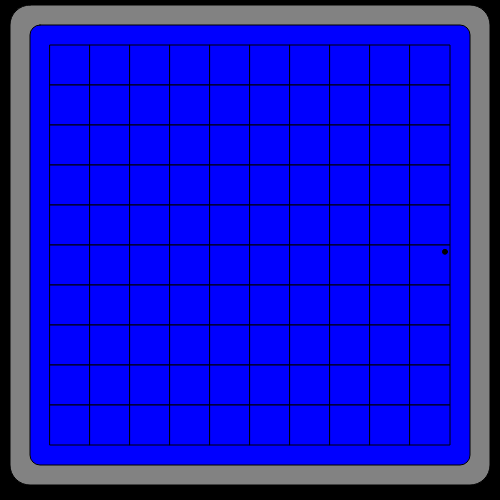
Frame 1 (no input)
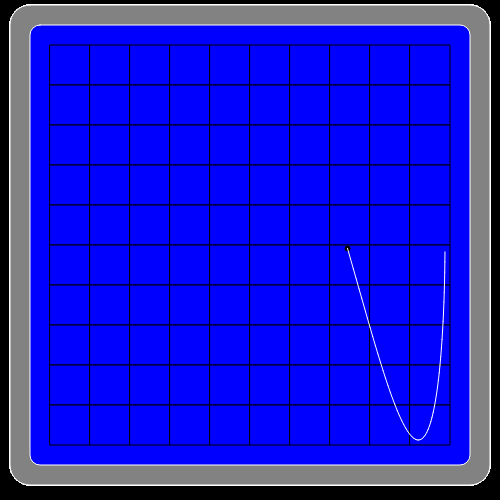
Frame 60 (no input)
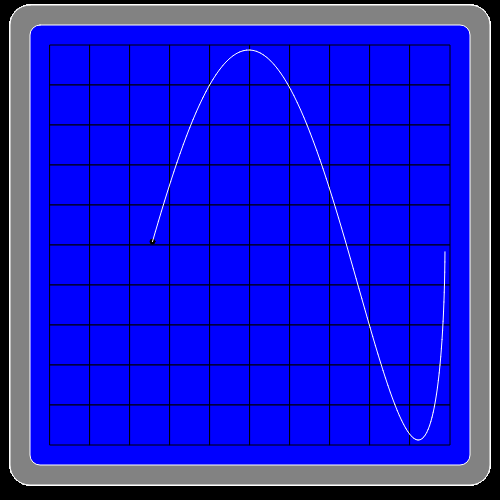
Frame 120 (the mouse pressed at the canvas centre since frame 60)

The p5.js sketch that drew these frames (run headless with seeded random() and noise() and a simulated clock; from frame 60 on, the mouse is pressed at the canvas centre):

// p5.js sketch
// ── sketch.js
let angle1 = 1;
let angle2 = 2;
let pointX = [];
let pointY = [];
let al = 1;

function setup() {
    createCanvas(500, 500);
    background('black');

}

function draw() {
    grid();
    angleMode(DEGREES);
    fill('black');
    let centreX = width / 2;
    let centreY = height / 2 - 5;
    let radius = 195;
    let x = radius * cos(angle1);
    let y = radius * sin(angle2);

    ellipse(centreX + x, centreY + y, 5, 5);

    angle1++;
    angle2+=3;
    
    if(!pointX.includes(centreX + x)){
        pointX.push(centreX + x);
    }
    if(!pointY.includes(centreY + y)){
    pointY.push(centreY + y);
    }
    
    for(let l = 0; l < pointX.length; l++){
        al -= 0.01;
        stroke("rgba(0, 255, 0, al)");
        line(pointX[l], pointY[l], pointX[l+1], pointY[l+1]);
    }
    
    console.log(pointX);
    console.log(!pointX.includes(centreX + x));
    console.log(centreX + x);
}

function grid() {
    fill(130);
    rect(10, 5, 480, 480, 20);
    fill('blue');
    rect(30, 25, 440, 440, 10);
    stroke('black')
    for (let i = 50; i < 450; i += 40) {
        for (let j = 45; j < 445; j += 40) {
            rect(i, j, 40, 40);
        }
    }
}

function theSine() {
    angleMode(DEGREES);
    fill('black');
    let centreX = width / 2;
    let centreY = height / 2 - 5;
    let radius = 195;
    let x = radius * cos(angle1);
    let y = radius * sin(angle2);

    ellipse(centreX + x, centreY + y, 2, 2);

    angle1++;
    angle2 += 3;
}

function smallGuy() {
    let angle1 = 1;
    let angle2 = 2

    angleMode(DEGREES);
    fill('black');

    let centreX = width / 2;
    let centreY = height / 2
    let radius = 400;
    let x = radius * cos(angle1);
    let y = radius * sin(angle2);

    ellipse(centreX + x, centreY + y, 1, 1);

    angle1++;
    angle2 += 3;

}
